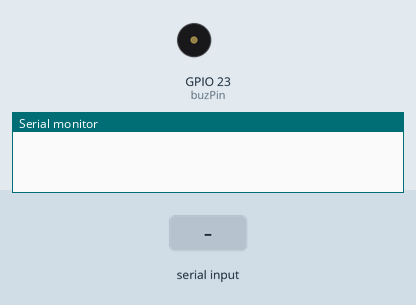
Simulated run of this sketch. Board: ESP32. Parts: buzzer (waves = sounding), the last lines printed to the serial monitor. Inputs (shaded band) come from the test bench.

Above: at 1.2 s.
1.3 s: byte 30 received over Serial
At 2.4 s:
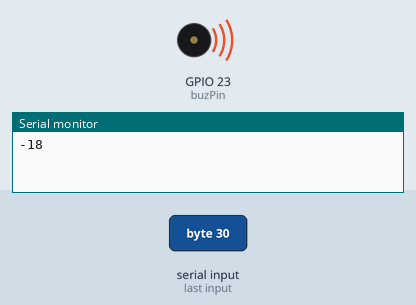
Timing chart, 0 to 4.3 s (numbered marks = the images above; inputs shaded):
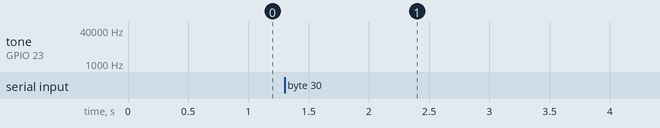

Measured:
- after the input at 1.3 s, tone on GPIO 23 (buzPin): silent → 4212934 Hz after 0.10 s

The sketch:

Task4_4.ino
```cpp
// the number of the LED pin
const int ledPin = 16; // 16 corresponds to GPIO16
const int ledPin2 = 17; // 17 corresponds to GPIO17
const int ledPin3 = 5; // 5 corresponds to GPIO5
const int buttonPin = 15;

// setting PWM properties
const int freq = 5000;
const int ledChannel1 = 0;
const int ledChannel2 = 1;
const int ledChannel3 = 2;
const int resolution = 8;

const int ledChannel = 0;
const int buzPin = 23;
const int duty = 128;
int sVal;
int sdur;
int nFrq[] = {262, 330, 392, 440, 0};
//도 미 솔 도 0
int ndur[] = {500,250,2000};

//Task04-4, A
void setup() {
  Serial.begin(115200);
  ledcAttachPin(buzPin, ledChannel);
}

void loop(){
  if (Serial.available() > 0) {
    sVal = Serial.read();
    delay(50);
    sdur = Serial.read();
    delay(50);
    playNote(sVal-0x30, ndur[sdur-0x30]);
  }
}

void playNote(int note, int dur) {
  ledcSetup(ledChannel, nFrq[note], resolution);
  ledcWrite(ledChannel, duty);
  Serial.println(note);
  delay(dur);
}

// 00010100002031312000313120313120000000503030200030303050303020003030305030302000524030403020100050
```
